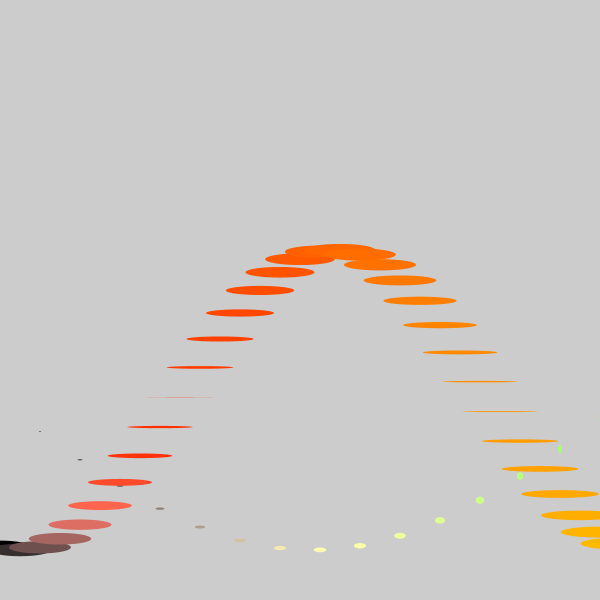
Frame 1 (no input)
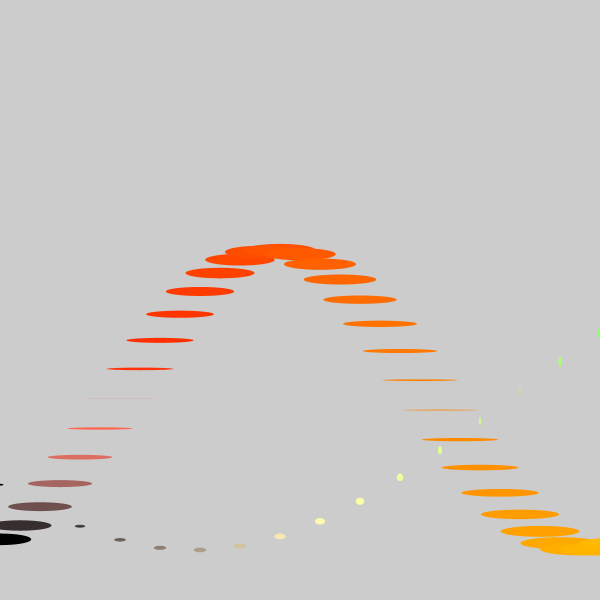
Frame 60 (the mouse pressed at the canvas centre just before this capture)
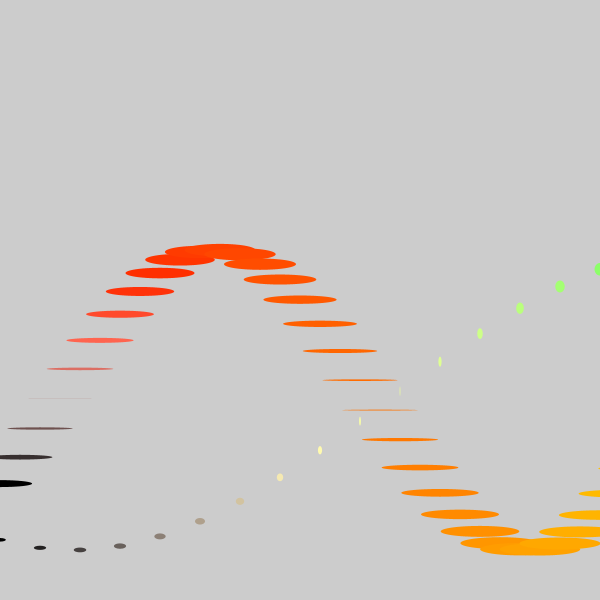
Frame 120 (the mouse held since frame 60 and released just before this capture)

The Processing sketch that drew these frames (run headless with seeded random() and noise(); from frame 60 on, the mouse is pressed at the canvas centre):

// Processing sketch: processing_93296
// ── processing_93296.pde

float theta = 0.0;

void setup() {
  size(600, 600);
  smooth();
  colorMode(HSB, 255, 255, 255);
}


void draw() {
  background(204);
  theta += 0.01;
  noStroke();
  fill(0);
  float x = theta;
  for (int i = 0; i <= 100; i++) {
    float y = sin(x)*300/2;
    if (i>60) {
    }
    else {
      fill(5*i, 10*i, 35*i);
    }
    //stroke(0,200,180);
    ellipse(i*40, y + 400, y/12, x*3);
    x += 0.2;
  }

  for (int i = 0; i <= 100; i++) {
    float y = sin(x)*300/2;
    if (i>60) {
    }
    else {
      fill(i, 35*i, 55*i);
    }
    ellipse(i*20, y + 400, x*3, y/12);
    x += 0.2;
  }
}

class Myla {
  PShape myla;
  float x, y;
  Myla () {
  myla = createShape(GROUP);  
  PShape head = createShape(ELLIPSE, 0, 0, 50, 50);
  PShape body = createShape(RECT, 0, 50, 50, 100);
  myla.addChild(head);
  myla.addChild(body);
  translate(width/2, height/2);
  shape(myla);
  }
}
